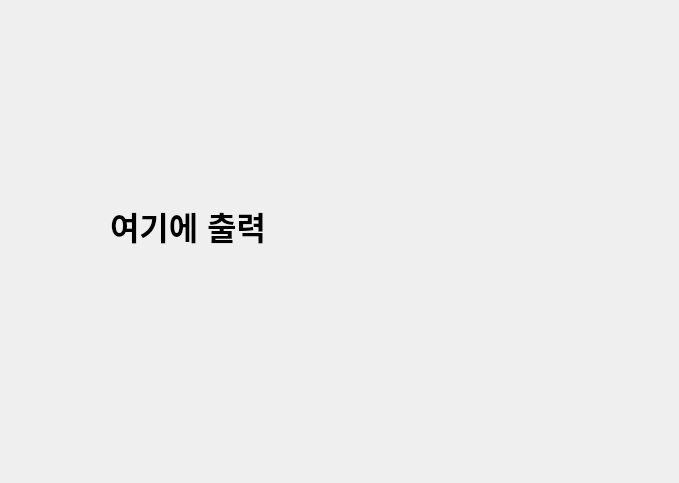
<?xml version="1.0" encoding="UTF-8"?>
<ui version="4.0">
 <class>Dialog</class>
 <widget class="QDialog" name="Dialog">
  <property name="geometry">
   <rect>
    <x>0</x>
    <y>0</y>
    <width>679</width>
    <height>483</height>
   </rect>
  </property>
  <property name="windowTitle">
   <string>Dialog</string>
  </property>
  <widget class="QLabel" name="label">
   <property name="geometry">
    <rect>
     <x>110</x>
     <y>170</y>
     <width>451</width>
     <height>111</height>
    </rect>
   </property>
   <property name="font">
    <font>
     <pointsize>24</pointsize>
     <bold>true</bold>
    </font>
   </property>
   <property name="text">
    <string>여기에 출력</string>
   </property>
  </widget>
 </widget>
 <resources/>
 <connections/>
</ui>
